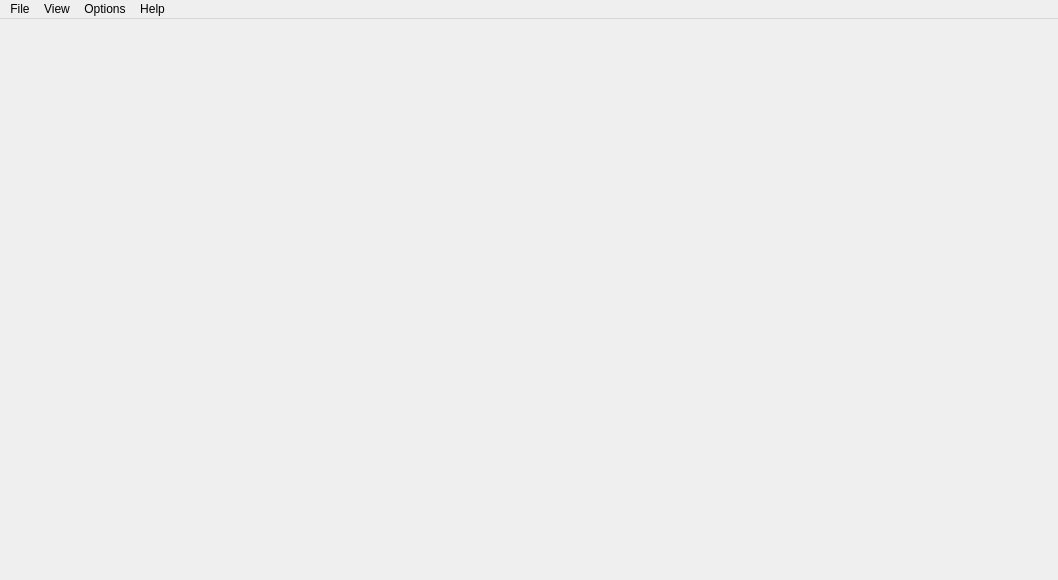
<?xml version="1.0" encoding="UTF-8"?>
<ui version="4.0">
 <class>main_window</class>
 <widget class="QMainWindow" name="main_window">
  <property name="geometry">
   <rect>
    <x>0</x>
    <y>0</y>
    <width>1058</width>
    <height>580</height>
   </rect>
  </property>
  <property name="sizePolicy">
   <sizepolicy hsizetype="Expanding" vsizetype="Expanding">
    <horstretch>0</horstretch>
    <verstretch>0</verstretch>
   </sizepolicy>
  </property>
  <property name="minimumSize">
   <size>
    <width>4</width>
    <height>0</height>
   </size>
  </property>
  <property name="windowTitle">
   <string>FormatX</string>
  </property>
  <property name="autoFillBackground">
   <bool>false</bool>
  </property>
  <property name="animated">
   <bool>true</bool>
  </property>
  <property name="dockNestingEnabled">
   <bool>true</bool>
  </property>
  <property name="dockOptions">
   <set>QMainWindow::AllowNestedDocks|QMainWindow::AllowTabbedDocks|QMainWindow::AnimatedDocks|QMainWindow::GroupedDragging</set>
  </property>
  <widget class="QWidget" name="centralWidget">
   <property name="sizePolicy">
    <sizepolicy hsizetype="Expanding" vsizetype="Expanding">
     <horstretch>0</horstretch>
     <verstretch>0</verstretch>
    </sizepolicy>
   </property>
   <property name="locale">
    <locale language="English" country="Germany"/>
   </property>
   <widget class="QWidget" name="sizeSliderContainer" native="true">
    <property name="geometry">
     <rect>
      <x>280</x>
      <y>10</y>
      <width>181</width>
      <height>31</height>
     </rect>
    </property>
    <property name="sizePolicy">
     <sizepolicy hsizetype="Fixed" vsizetype="Expanding">
      <horstretch>0</horstretch>
      <verstretch>0</verstretch>
     </sizepolicy>
    </property>
    <layout class="QHBoxLayout" name="horizontalLayout">
     <property name="spacing">
      <number>0</number>
     </property>
     <property name="leftMargin">
      <number>14</number>
     </property>
     <property name="topMargin">
      <number>0</number>
     </property>
     <property name="rightMargin">
      <number>14</number>
     </property>
     <property name="bottomMargin">
      <number>0</number>
     </property>
    </layout>
   </widget>
  </widget>
  <widget class="QMenuBar" name="menuBar">
   <property name="geometry">
    <rect>
     <x>0</x>
     <y>0</y>
     <width>1058</width>
     <height>76</height>
    </rect>
   </property>
   <property name="contextMenuPolicy">
    <enum>Qt::PreventContextMenu</enum>
   </property>
   <widget class="QMenu" name="menuFile">
    <property name="title">
     <string>File</string>
    </property>
    <widget class="QMenu" name="openRecentFilesMenu">
     <property name="enabled">
      <bool>true</bool>
     </property>
     <property name="title">
      <string>Open Recent Files</string>
     </property>
     <property name="toolTipsVisible">
      <bool>true</bool>
     </property>
     <addaction name="clearRecentAct"/>
     <addaction name="freezeRecentAct"/>
     <addaction name="separator"/>
    </widget>
    <addaction name="openFileAct"/>
    <addaction name="openRecentFilesMenu"/>
    <addaction name="separator"/>
    <addaction name="exitAct"/>
   </widget>
   <widget class="QMenu" name="menuConfiguration">
    <property name="title">
     <string>Options</string>
    </property>
    <addaction name="showGeneralOptAct"/>
   </widget>
   <widget class="QMenu" name="menuView">
    <property name="title">
     <string>View</string>
    </property>
   </widget>
   <widget class="QMenu" name="menuHelp">
    <property name="title">
     <string>Help</string>
    </property>
    <addaction name="updateAct"/>
    <addaction name="separator"/>
    <addaction name="aboutAppAct"/>
    <addaction name="aboutFBXAct"/>
    <addaction name="aboutQtAct"/>
   </widget>
   <addaction name="menuFile"/>
   <addaction name="menuView"/>
   <addaction name="menuConfiguration"/>
   <addaction name="menuHelp"/>
  </widget>
  <action name="openFileAct">
   <property name="text">
    <string>Open File</string>
   </property>
  </action>
  <action name="showGeneralOptAct">
   <property name="text">
    <string>General</string>
   </property>
   <property name="toolTip">
    <string>Configure CPU</string>
   </property>
  </action>
  <action name="exitAct">
   <property name="text">
    <string>Exit</string>
   </property>
   <property name="toolTip">
    <string>Exit FormatX</string>
   </property>
   <property name="statusTip">
    <string>Exit the application</string>
   </property>
  </action>
  <action name="aboutAppAct">
   <property name="text">
    <string>About FormatX</string>
   </property>
  </action>
  <action name="updateAct">
   <property name="text">
    <string>Check for Updates</string>
   </property>
  </action>
  <action name="clearRecentAct">
   <property name="text">
    <string>List Clear</string>
   </property>
  </action>
  <action name="freezeRecentAct">
   <property name="checkable">
    <bool>true</bool>
   </property>
   <property name="text">
    <string>List Freeze</string>
   </property>
  </action>
  <action name="aboutQtAct">
   <property name="text">
    <string>About Qt</string>
   </property>
  </action>
  <action name="aboutFBXAct">
   <property name="text">
    <string>About Autodesk® FBX®</string>
   </property>
  </action>
 </widget>
 <layoutdefault spacing="6" margin="11"/>
 <resources/>
 <connections/>
</ui>
